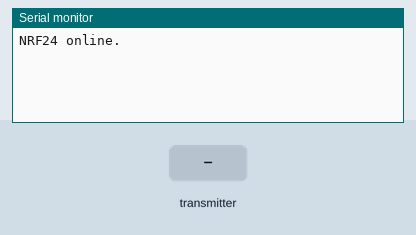
Bench run of a sketch on a simulated Arduino Uno, built with avr-gcc and run on an emulated ATmega328P. On the bench: the last lines printed to the serial monitor. The inputs (shaded band) are chosen by the test bench. No radio packets arrive unless stated.

Above: at 1.2 s.
1.3 s: the transmitter starts sending radioJoystickAngles.0 = 0
At 1.8 s:
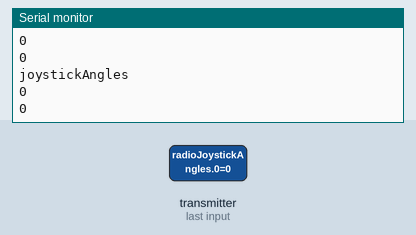
2.8 s: the transmitter starts sending radioJoystickAngles.1 = 45
At 3.8 s:
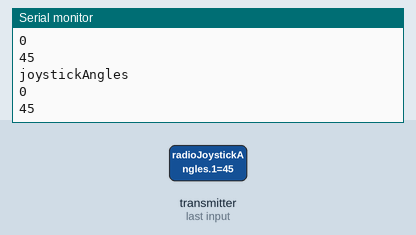
4.3 s: the transmitter starts sending radioJoystickAngles.0 = 45
5.8 s: the transmitter starts sending radioJoystickAngles.1 = 90
At 6.6 s:
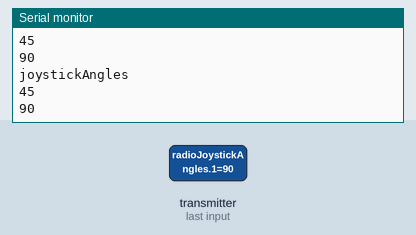
Timing chart, 0 to 8.8 s (numbered marks = the images above; inputs shaded):
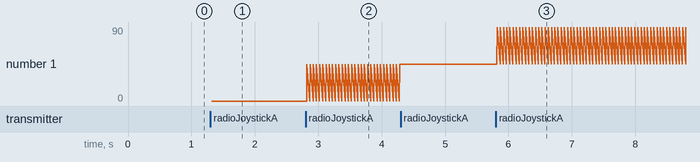

The sketch:

SimpleReceive.ino
```cpp
/*
* NRF24L01 Joystick
*   Receiver Code
*
* Library: TMRh20/RF24, https://github.com/tmrh20/RF24/
*/

#include <SPI.h>
#include <nRF24L01.h>
#include <RF24.h>

#define CE_PIN 9
#define CSN_PIN 10

const byte thisSlaveAddress[5] = {'R', 'x', 'A', 'A', 'A'};

RF24 radio(CE_PIN, CSN_PIN);

int radioJoystickAngles[2]; // for receive data

void setup()
{
    Serial.begin(9600);

    radio.begin();
    radio.setDataRate(RF24_250KBPS);
    radio.openReadingPipe(1, thisSlaveAddress);
    radio.startListening();

    Serial.println(F("NRF24 online."));
}

void loop()
{
    radioLink();
}

void radioLink()
{
    if (radio.available())
    {
        radio.read(&radioJoystickAngles, sizeof(radioJoystickAngles));
        Serial.println("joystickAngles");
        Serial.println(radioJoystickAngles[0]);
        Serial.println(radioJoystickAngles[1]);
    }
}
```

Measured:
- after the input at 1.3 s, the serial monitor: prints a new line at once (image 1)
- after the input at 2.8 s, the serial monitor: prints a new line at once (image 2)
- after the input at 5.8 s, the serial monitor: prints a new line at once (image 3)
- plotted number 1: 0 → 45 after the input at 2.8 s, 45 → 90 after the input at 5.8 s
